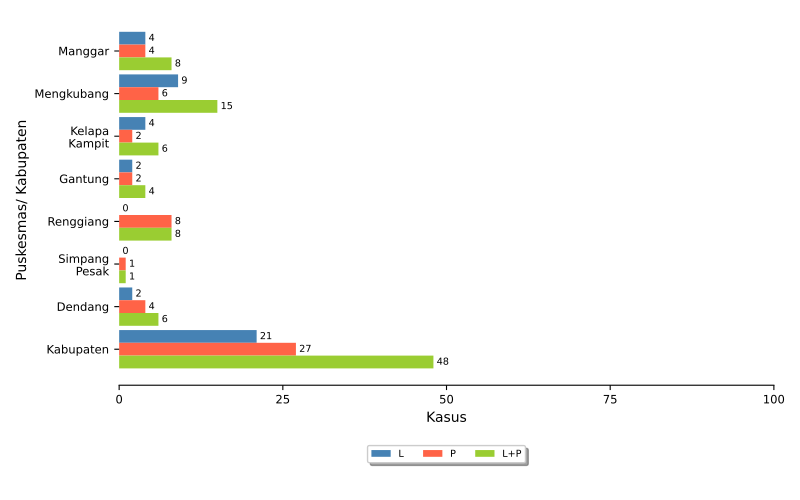

The script that saved this image:
import numpy as np
import matplotlib.pyplot as plt
import pandas
from textwrap import wrap
from matplotlib.ticker import FuncFormatter
import locale
locale.setlocale(locale.LC_ALL, 'id_ID.UTF8')

import sys, os, inspect
currentdir = os.path.dirname(os.path.abspath(inspect.getfile(inspect.currentframe())))
parentdir = os.path.dirname(currentdir)
sys.path.insert(0, parentdir)

berkasData = currentdir +'\\bab_06_10_dataDBD.csv'
berkasSimpan = currentdir +'\\bab_06_10_DBD.pdf'
# judulDiagram = 'Penemuan Kasus Demam Berdarah Dengue DBD\nTahun 2021'
sumbuX = 'Kasus'
sumbuY = 'Puskesmas/ Kabupaten'
tickerSumbuX = np.arange(0,101,25)
labelBar1 = 'L'
labelBar2 = 'P'
labelBar3 = 'L+P'

# read data file
colnames = ['puskesmas','L','P','LP']
data = pandas.read_csv(berkasData, names=colnames, sep=';')
puskesmas = data.puskesmas.tolist()
bar1 = data.L.tolist()
bar2 = data.P.tolist()
bar3 = data.LP.tolist()

ind = np.arange(len(puskesmas))  # the x locations for the groups
width = 0.3       # the width of the bars

# make bars
fig, ax = plt.subplots()
rects1 = ax.barh(ind, bar1, width, color='steelblue', label = labelBar1)
rects2 = ax.barh(ind + width, bar2, width, color='tomato', label = labelBar2)
rects3 = ax.barh(ind + 2*width, bar3, width, color='yellowgreen', label = labelBar3)

# add some text for labels, title and axes ticks
# ax.set_title(judulDiagram)
ax.set_xticks(tickerSumbuX)
ax.set_xlabel(sumbuX)
ax.xaxis.set_major_formatter(FuncFormatter(lambda x, pos: "{:n}".format(x)))

ax.set_yticks(ind+width)
ax.set_yticklabels(list([ '\n'.join(wrap(l, 10)) for l in puskesmas ]))
ax.invert_yaxis()
ax.set_ylabel(sumbuY)

ax.tick_params(axis='both', which='major', labelsize='small')
ax.spines['top'].set_visible(False)
ax.spines['right'].set_visible(False)
ax.spines['left'].set_visible(False)

# make legend box
box = ax.get_position()
ax.set_position([box.x0, box.y0 + box.height * 0.1, box.width, box.height * 0.9])
ax.legend(fontsize='x-small', loc='upper center', bbox_to_anchor=(0.5, -0.15), fancybox=True, shadow=True, ncol=3)

# add data label
for i, v in enumerate(bar1):
    ax.text(v+0.5, i, '{:n}'.format(v), ha='left', va='center', fontsize='x-small')
for i, v in enumerate(bar2):
    ax.text(v+0.5, i+0.3, '{:n}'.format(v), ha='left', va='center', fontsize='x-small')
for i, v in enumerate(bar3):
    ax.text(v+0.5, i+0.6, '{:n}'.format(v), ha='left', va='center', fontsize='x-small')

# finishing
pyrfig = plt.figure(1)
pyrfig.set_figwidth(8)
pyrfig.set_figheight(5)
# tight_layout to make consistent size
# adjust subplot to make room for legend
fig.subplots_adjust(bottom=-0.15)
plt.tight_layout()
plt.savefig(berkasSimpan)
plt.close(pyrfig)
# plt.show()
